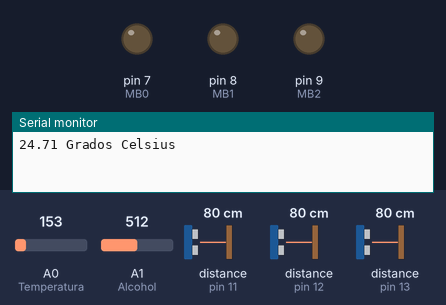
This sketch was run on a simulated Arduino Uno, built with avr-gcc and run on an emulated ATmega328P. On the bench: output pins drawn as LEDs (lit = HIGH), the last lines printed to the serial monitor. Wiring (inferred from the names in the program): 3 × ultrasonic range finder: trigger pin 11, echo pin 11 / trigger pin 12, echo pin 12 / trigger pin 13, echo pin 13. The test bench sets the inputs (shaded band); at power-on: A0 (Temperatura) = 153, A1 (Alcohol) = 512, distance to the obstacle (sensors on pin 11, pin 12, pin 13) 80 cm. The echo pulse lasts 58.3 µs per cm.

Above: at 0.5 s.
At 4.6 s:
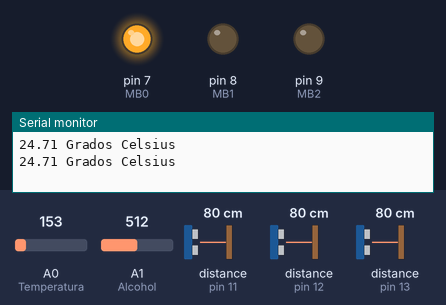
Timing chart, 0 to 7.2 s (numbered marks = the images above):
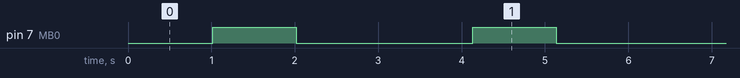

The sketch:

piscoleitor1_.ino
```cpp
// C++ code
//https://www.arduino.cc/en/Tutorial/BuiltInExamples/Ping
//https://learn.adafruit.com/tmp36-temperature-sensor/using-a-temp-sensor
#include <Keypad.h>
const byte numRows= 3; //Numero de filas del teclado
const byte numCols= 4; //Numero de columnas del teclado
//keymap define las teclas que aparecen en el teclado
char keymap[numRows][numCols]=
{
{'1', '2', '3', 'A'},
{'4', '5', '6', 'B'},
{'7', '8', '9', 'C'}
};
//Configuracion de los pines de conexion del teclado con el Arduino
byte rowPins[numRows] = {6,5,4}; //filas 0 a 2
byte colPins[numCols]= {3,2,1,0}; //Columnas 0 a 3
//Inicializacion y configuracion del teclado
Keypad teclado= Keypad(makeKeymap(keymap), rowPins, colPins, numRows, numCols);

int Botella_1 = 	13;
int Botella_2 = 	12;
int Sensor_dedo = 	10;
int Vaso = 			11;
int Temperatura = 	0;
int Alcohol = 		1;
int MB0 = 7;
int MB1 = 8;
int MB2 = 9;
char tecla;
void setup()
{
  Serial.begin(9600);
}
void loop() {
  long duration_b1, duration_b2,duration_v, cm_b1, cm_b2, cm_v;
  //Botella 1
  pinMode(Botella_1, OUTPUT);
  digitalWrite(Botella_1, LOW);
  delayMicroseconds(2);
  digitalWrite(Botella_1, HIGH);
  delayMicroseconds(5);
  digitalWrite(Botella_1, LOW);

  pinMode(Botella_1, INPUT);
  duration_b1 = pulseIn(Botella_1, HIGH);
  cm_b1 = microsecondsToCentimeters(duration_b1);
  //---------------------------------//
  //Botella 2
  pinMode(Botella_2, OUTPUT);
  digitalWrite(Botella_2, LOW);
  delayMicroseconds(2);
  digitalWrite(Botella_2, HIGH);
  delayMicroseconds(5);
  digitalWrite(Botella_2, LOW);

  pinMode(Botella_2, INPUT);
  duration_b2 = pulseIn(Botella_2, HIGH);
  cm_b2 = microsecondsToCentimeters(duration_b2);
  //---------------------------------//
  //Vaso
  pinMode(Vaso, OUTPUT);
  digitalWrite(Vaso, LOW);
  delayMicroseconds(2);
  digitalWrite(Vaso, HIGH);
  delayMicroseconds(5);
  digitalWrite(Vaso, LOW);

  pinMode(Vaso, INPUT);
  duration_v = pulseIn(Vaso, HIGH);
  cm_v = microsecondsToCentimeters(duration_v);
  //---------------------------------//
  //Temperatura
  int medida_temperatura = analogRead(Temperatura);
  float voltage = medida_temperatura * 5.0;
  voltage /= 1024.0;
  float temperatureC = (voltage - 0.5) * 100 ;
  Serial.print(temperatureC); Serial.println(" Grados Celsius");
  delay(1000);
  //---------------------------------//
  //Alcohol
  int medida_alcohol = analogRead(Alcohol);
  // medida_alcohol oscila entre 0 y 255 donde 255 es 100%
  /* prints de prueba
  Serial.print("Cantidad alcohol:");
  Serial.println();
  Serial.print(medida_alcohol);
  Serial.println();
  */
  //---------------------------------//
  //Teclado
  tecla = teclado.getKey();
  //---------------------------------//
  //Micro:bit
  pinMode(MB0, OUTPUT);
  pinMode(MB1, OUTPUT);
  pinMode(MB2, OUTPUT);
  digitalWrite(MB0, HIGH);
  delay(1000);
  digitalWrite(MB0, LOW);
  delay(1000);
  delay(100);
}

long microsecondsToCentimeters(long microseconds) {
  // The speed of sound is 340 m/s or 29 microseconds per centimeter.
  // The ping travels out and back, so to find the distance of the object we
  // take half of the distance travelled.
  return microseconds / 29 / 2;
}
```

Measured:
- by itself, pin 7 (MB0): alternates HIGH for 1.0 s and LOW for 2.1 s
